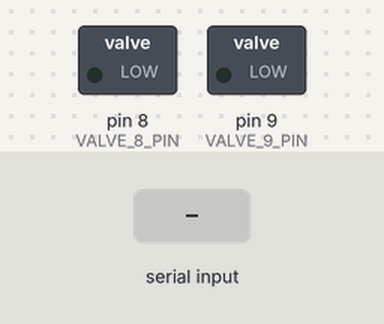
Simulated run of this sketch. Board: Arduino Uno, built with avr-gcc and run on an emulated ATmega328P. On the bench: switched loads named in the sketch (green lamp = pin HIGH). Inputs (shaded band) come from the test bench.

Above: at 1.2 s.
1.3 s: "8" received over Serial
At 2.5 s:
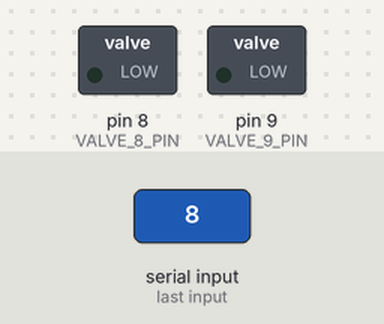
2.8 s: "9" received over Serial
At 3.9 s:
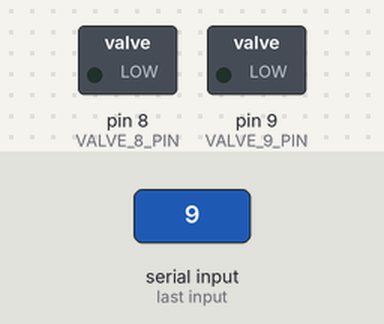
Timing chart, 0 to 5.8 s (numbered marks = the images above; inputs shaded):
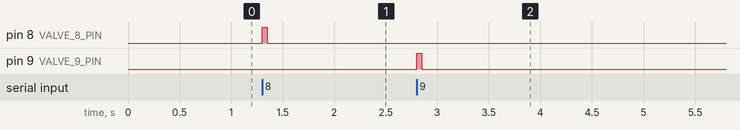

The sketch:

two-rewards.ino
```cpp
const byte VALVE_8_PIN = 8;
const byte VALVE_9_PIN = 9;

const unsigned long PULSE_MS = 50;

bool valve8Active = false;
bool valve9Active = false;

unsigned long valve8StartTime = 0;
unsigned long valve9StartTime = 0;

void setup() {
  pinMode(VALVE_8_PIN, OUTPUT);
  pinMode(VALVE_9_PIN, OUTPUT);

  digitalWrite(VALVE_8_PIN, LOW);
  digitalWrite(VALVE_9_PIN, LOW);

  Serial.begin(115200);
}

void loop() {
  while (Serial.available() > 0) {
    char command = Serial.read();

    if (command == '8') {
      pulseValve8();
    }

    if (command == '9') {
      pulseValve9();
    }

    if (command == '0') {
      stopAllValves();
    }
  }

  unsigned long now = millis();

  if (valve8Active && now - valve8StartTime >= PULSE_MS) {
    digitalWrite(VALVE_8_PIN, LOW);
    valve8Active = false;
  }

  if (valve9Active && now - valve9StartTime >= PULSE_MS) {
    digitalWrite(VALVE_9_PIN, LOW);
    valve9Active = false;
  }
}

void pulseValve8() {
  digitalWrite(VALVE_8_PIN, HIGH);
  valve8Active = true;
  valve8StartTime = millis();
}

void pulseValve9() {
  digitalWrite(VALVE_9_PIN, HIGH);
  valve9Active = true;
  valve9StartTime = millis();
}

void stopAllValves() {
  digitalWrite(VALVE_8_PIN, LOW);
  digitalWrite(VALVE_9_PIN, LOW);

  valve8Active = false;
  valve9Active = false;
}
```

Measured:
- after the input at 1.3 s, pin 8 (VALVE_8_PIN): LOW → HIGH at once, → LOW 0.05 s later
- after the input at 2.8 s, pin 9 (VALVE_9_PIN): LOW → HIGH at once, → LOW 0.05 s later
